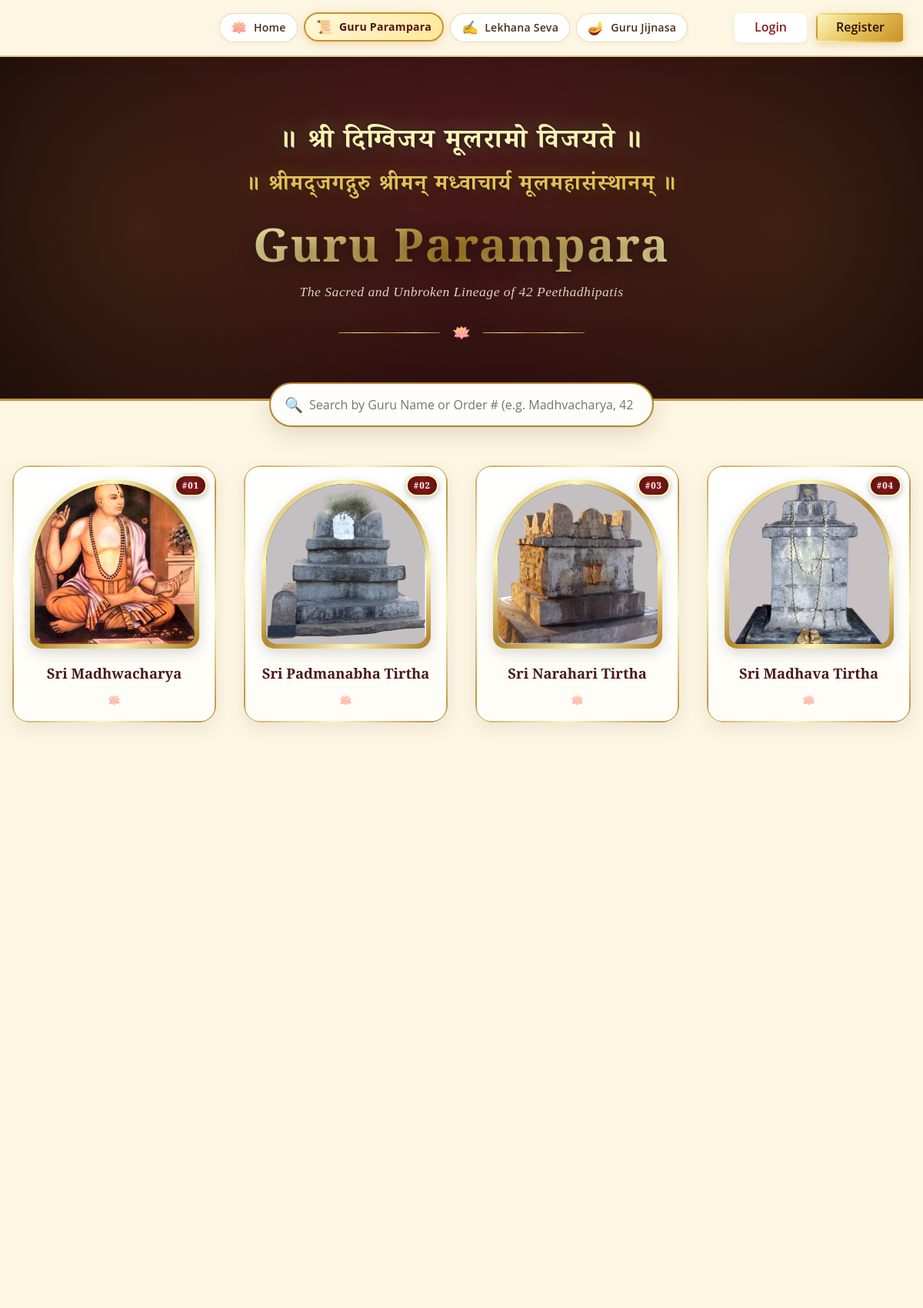
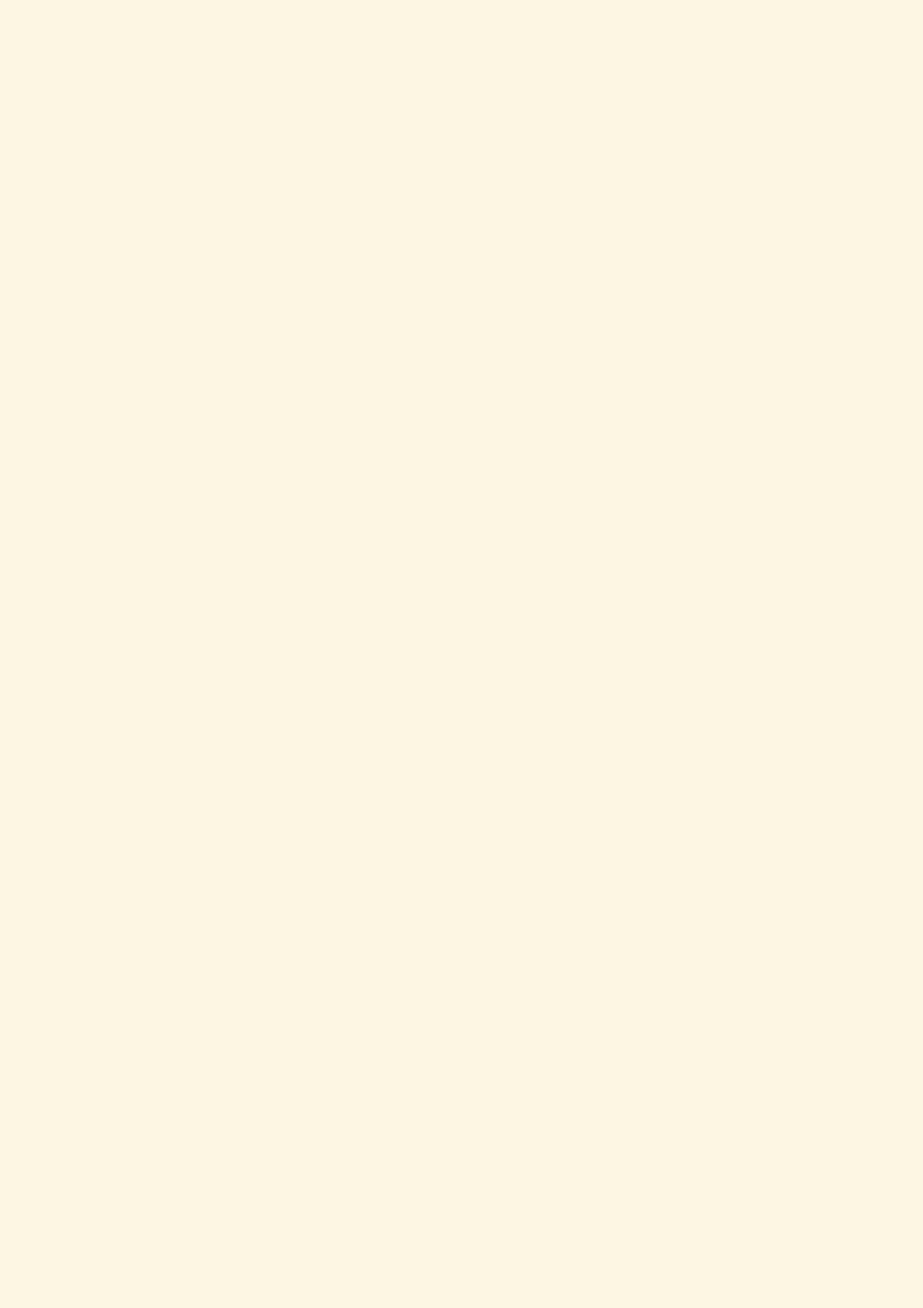
The page /guru/ (upper part) on the database its author committed (2 pictures, top to bottom).
### app/models/guru.py (models this page shows, shortened)
class Guru(db.Model):
    __tablename__ = 'gurus'
    id = db.Column(db.Integer, primary_key=True)
    guru_order = db.Column(db.Integer, nullable=False, unique=True)
    name = db.Column(db.String(200), nullable=False)
    traditional_name = db.Column(db.String(200), nullable=True)
    slug = db.Column(db.String(200), unique=True, nullable=False)
    short_description = db.Column(db.Text, nullable=True)
    biography = db.Column(db.Text, nullable=True)
    image_url = db.Column(db.String(255), nullable=True)
    birth_date = db.Column(db.String(100), nullable=True)
    aradhana_date = db.Column(db.String(100), nullable=True)
    lekhana_text = db.Column(db.Text, nullable=True)
    lekhana_sanskrit = db.Column(db.Text, nullable=True)
    lekhana_kannada = db.Column(db.Text, nullable=True)
    lekhana_english = db.Column(db.Text, nullable=True)
    previous_guru_id = db.Column(db.Integer, db.ForeignKey('gurus.id'), nullable=True)
    next_guru_id = db.Column(db.Integer, db.ForeignKey('gurus.id'), nullable=True)
    is_verified = db.Column(db.Boolean, default=False)
    is_active = db.Column(db.Boolean, default=True)
    created_at = db.Column(db.DateTime, default=datetime.utcnow)
    updated_at = db.Column(db.DateTime, default=datetime.utcnow, onupdate=datetime.utcnow)
    sources = db.relationship('GuruSource', backref='guru', lazy='dynamic', cascade='all, delete-orphan')
    works = db.relationship('GuruWork', backref='guru', lazy='dynamic', cascade='all, delete-orphan')
    lekhana_sessions = db.relationship('LekhanaSession', backref='guru', lazy='dynamic')
    seva_progress = db.relationship('SevaProgress', backref='guru', lazy='dynamic')
    events = db.relationship('CalendarEvent', backref='guru', lazy='dynamic')
    previous_guru = db.relationship('Guru', remote_side=[id], foreign_keys=[previous_guru_id])
    next_guru = db.relationship('Guru', remote_side=[id], foreign_keys=[next_guru_id])

### app/routes/guru.py (the view)
@guru_bp.route('/')
def parampara():
    gurus = (Guru.query
             .filter_by(is_active=True, is_verified=True)
             .order_by(Guru.guru_order.asc())
             .all())
    return render_template('guru/parampara.html', gurus=gurus)

### app/templates/guru/parampara.html (shortened to what this page needs)
{% extends 'base.html' %}
{% block content %}
<section class="parampara-hero">
  <div class="container">
    <div class="invocation-sanskrit">॥ श्री दिग्विजय मूलरामो विजयते ॥</div>
    <div class="parampara-maha-samstanam">॥ श्रीमद्जगद्गुरु श्रीमन् मध्वाचार्य मूलमहासंस्थानम् ॥</div>
    <h1 class="parampara-hero-title">Guru Parampara</h1>
    <p class="parampara-hero-sub">
      The Sacred and Unbroken Lineage of 42 Peethadhipatis
    </p>
    <div class="gold-divider">
      <span style="color: var(--gold-foil-2); font-size: 1.2rem;">🪷</span>
    </div>
  </div>
</section>
<div class="container" style="padding: 0 20px;">
  <div class="filter-wrapper">
    <span class="filter-icon">🔍</span>
    <input type="text" id="guruSearchInput" class="filter-input" placeholder="Search by Guru Name or Order # (e.g. Madhvacharya, 42, Satyatma)...">
  </div>
</div>
<div class="container" style="padding: 0 0 100px;">
  {% if gurus %}
  <div class="guru-gallery-grid" id="guruGalleryGrid">
    {% for guru in gurus %}
    <div class="guru-foiled-card fade-in"
         data-name="{{ guru.name | lower }}"
         data-order="{{ guru.guru_order }}"
         onclick="openDevotionalModal('{{ guru.name }}', '{{ guru.image_url or url_for('static', filename='images/placeholder-guru.svg') }}', '{{ guru.guru_order }}', '{{ url_for('guru.profile', slug=guru.slug) }}', '{{ url_for('lekhana.selection', guru_slug=guru.slug) }}')">
      <span class="guru-order-badge">#{{ "%02d" % guru.guru_order }}</span>
      <div class="guru-portrait-frame">
        <div class="guru-portrait-inner">
          <img src="{{ guru.image_url or url_for('static', filename='images/placeholder-guru.svg') }}"
               alt="{{ guru.name }}"
               class="guru-portrait-img"
               loading="lazy">
        </div>
      </div>
      <h3 class="guru-sacred-name">{{ guru.name }}</h3>
      <div class="guru-halo-icon">🪷</div>
    </div>
    {% endfor %}
  </div>
  {% else %}
  <div style="text-align: center; padding: 80px 20px;">
    <div style="font-size: 3rem; margin-bottom: 20px;">🪷</div>
    <h2 class="font-serif" style="color: var(--color-primary); margin-bottom: 16px;">Guru Parampara</h2>
    <p style="color: var(--color-text-muted);">Loading sacred lineage...</p>
  </div>
  {% endif %}
</div>
{% endblock %}

### app/templates/base.html (shortened to what this page needs)
<!DOCTYPE html>
<html lang="en">
<head>
  <link rel="stylesheet" href="{{ url_for('static', filename='css/main.css') }}">
  <link rel="stylesheet" href="{{ url_for('static', filename='css/components.css') }}">
</head>
<body class="{% block body_class %}{% endblock %}">
  <nav class="navbar" id="main-navbar">
    <div class="container">
      <ul class="navbar-nav">
        <li>
          <a href="{{ url_for('main.index') }}" class="nav-pill {% if request.path == '/' or request.endpoint == 'main.index' %}active{% endif %}">
            <span class="nav-pill-icon">🪷</span>
            <span class="nav-pill-text">Home</span>
          </a>
        </li>
        <li>
          <a href="{{ url_for('guru.parampara') }}" class="nav-pill {% if 'guru' in request.path %}active{% endif %}">
            <span class="nav-pill-icon">📜</span>
            <span class="nav-pill-text">Guru Parampara</span>
          </a>
        </li>
        <li>
          <a href="{{ url_for('lekhana.index') }}" class="nav-pill {% if 'lekhana' in request.path %}active{% endif %}">
            <span class="nav-pill-icon">✍️</span>
            <span class="nav-pill-text">Lekhana Seva</span>
          </a>
        </li>
        <li>
          <a href="{{ url_for('jijnasa.index') }}" class="nav-pill {% if 'jijnasa' in request.path %}active{% endif %}">
            <span class="nav-pill-icon">🪔</span>
            <span class="nav-pill-text">Guru Jijnasa</span>
          </a>
        </li>
      </ul>
      <div class="navbar-auth">
        {% if current_user and current_user.is_authenticated %}
          <a href="{{ url_for('seva.dashboard') }}" class="btn btn-nav-login">My Seva</a>
          <a href="{{ url_for('auth.logout') }}" class="btn btn-nav-register">Logout</a>
        {% else %}
          <a href="{{ url_for('auth.login') }}" class="btn btn-nav-login">Login</a>
          <a href="{{ url_for('auth.register') }}" class="btn btn-nav-register">Register</a>
        {% endif %}
      </div>
    </div>
  </nav>
  <main style="margin-top: 70px;">
    {% block content %}{% endblock %}
  </main>
</body>
</html>

### rows shown on the page
Guru: guru_order "01", image_url (picture), name "Sri Madhwacharya"
Guru: guru_order "02", image_url (picture), name "Sri Padmanabha Tirtha"
Guru: guru_order "03", image_url (picture), name "Sri Narahari Tirtha"
Guru: guru_order "04", image_url (picture), name "Sri Madhava Tirtha"
